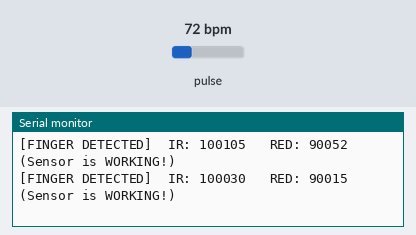
Bench run of a sketch on a simulated ESP32-S3. On the bench: the last lines printed to the serial monitor. The inputs (shaded band) are chosen by the test bench; at power-on: pulse 72 bpm.

Above: at 2.4 s.
2.5 s: pulse set to 42 bpm
At 2.73 s:
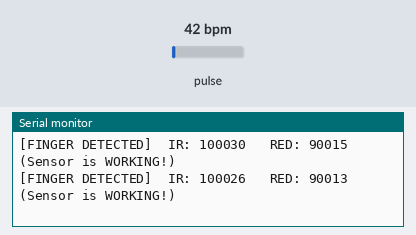
4.0 s: pulse set to 70 bpm
At 4.02 s:
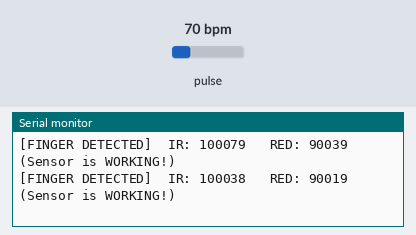
Timing chart, 0 to 7.0 s (numbered marks = the images above; inputs shaded):
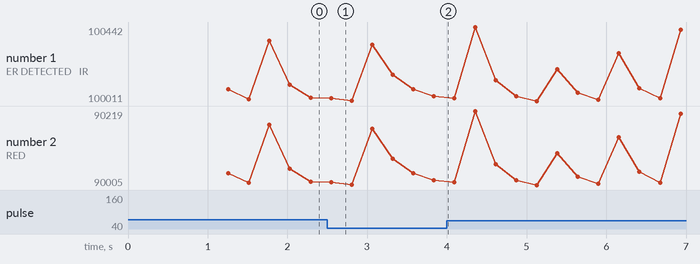

The sketch:

test_spo2_sensor.ino
```cpp
/*
 * =========================================================================
 * MAX30100 / MAX30102 Diagnostic & Test Scanner for ESP32-S3
 * =========================================================================
 *
 * Required Library in Arduino IDE:
 *   - Search and install: "SparkFun MAX3010x Pulse and Proximity Sensor Library"
 *
 * Pin Connections to ESP32-S3:
 *   - Sensor VIN / VCC -> ESP32 3V3 (3.3V)
 *   - Sensor GND       -> ESP32 GND
 *   - Sensor SDA       -> ESP32 GPIO 8 (default SDA)
 *   - Sensor SCL       -> ESP32 GPIO 9 (default SCL)
 *
 * Instructions:
 *   1. Upload this sketch to your ESP32-S3.
 *   2. Open Serial Monitor at 115200 baud.
 *   3. It will scan the I2C bus to check if the chip is physically detected.
 *   4. Put your finger on the sensor glass:
 *      - You should see the RED LED inside the sensor illuminate.
 *      - The Serial Monitor will print live IR and RED photodiode readings!
 * =========================================================================
 */

#include <Wire.h>
#include "MAX30105.h"

#define I2C_SDA_PIN 8
#define I2C_SCL_PIN 9

MAX30105 particleSensor;

void scanI2CDevices() {
  Serial.println("\n--- Step 1: Scanning I2C Bus on GPIO 8 (SDA) & GPIO 9 (SCL) ---");
  byte count = 0;
  for (byte i = 1; i < 127; i++) {
    Wire.beginTransmission(i);
    if (Wire.endTransmission() == 0) {
      Serial.printf("  [FOUND] I2C device active at address 0x%02X", i);
      if (i == 0x57) {
        Serial.print("  <-- This is the MAX30100 / MAX30102 / MAX30105 sensor!");
      } else if (i == 0x5A) {
        Serial.print("  <-- This is the MLX90614 IR Temperature sensor!");
      }
      Serial.println();
      count++;
    }
  }
  if (count == 0) {
    Serial.println("  [WARNING] No I2C devices found! Check 3.3V, GND, SDA, and SCL wiring.");
  } else {
    Serial.printf("Total %d device(s) found on bus.\n", count);
  }
  Serial.println("----------------------------------------------------------------\n");
}

void setup() {
  Serial.begin(115200);
  while (!Serial && millis() < 3000); // Wait up to 3s for serial port
  delay(1000);

  Serial.println("\n=============================================");
  Serial.println("  ESP32-S3 MAX3010x Live Hardware Diagnostic ");
  Serial.println("=============================================");

  // Initialize I2C on ESP32-S3 pins
  Wire.begin(I2C_SDA_PIN, I2C_SCL_PIN);
  delay(200);

  // 1. Scan bus first to see if hardware acknowledges electrical connection
  scanI2CDevices();

  // 2. Attempt to initialize sensor library
  Serial.println("--- Step 2: Initializing Sensor Registers ---");
  if (!particleSensor.begin(Wire, I2C_SPEED_FAST)) {
    Serial.println("[ERROR] MAX3010x not responding via library.");
    Serial.println("Possible causes:");
    Serial.println("  1. Bad solder joint or loose jumper wire.");
    Serial.println("  2. Some clones require pull-up resistors (4.7k) on SDA/SCL.");
    Serial.println("  3. Board running at 5V instead of 3.3V.");
    Serial.println("\nWill continue listening to raw I2C every 2 seconds...");
  } else {
    Serial.println("[SUCCESS] MAX3010x sensor initialized successfully!");

    // Configure sensor LEDs and photodiode
    byte ledBrightness = 60; // 0=Off to 255=50mA
    byte sampleAverage = 4;  // Options: 1, 2, 4, 8, 16, 32
    byte ledMode = 2;        // 1 = Red only, 2 = Red + IR, 3 = Red + IR + Green
    int sampleRate = 100;    // Options: 50, 100, 200, 400, 800, 1000, 1600, 3200
    int pulseWidth = 411;    // Options: 69, 118, 215, 411
    int adcRange = 4096;     // Options: 2048, 4096, 8192, 16384

    particleSensor.setup(ledBrightness, sampleAverage, ledMode, sampleRate, pulseWidth, adcRange);
    particleSensor.setPulseAmplitudeRed(0x1F); // Turn Red LED on to test optics
    particleSensor.setPulseAmplitudeGreen(0);  // Turn off Green if MAX30105

    Serial.println("\n>>> SENSOR ACTIVE! The optical LED should now glow red.");
    Serial.println(">>> Place your finger on the sensor. Live readings below:\n");
  }
}

unsigned long lastPrint = 0;

void loop() {
  // If sensor is active, read raw optical photodiode channels
  long irValue = particleSensor.getIR();
  long redValue = particleSensor.getRed();

  if (millis() - lastPrint >= 250) { // Print 4 times a second
    lastPrint = millis();

    if (irValue > 50000) {
      Serial.printf("[FINGER DETECTED]  IR: %-7ld  RED: %-7ld  (Sensor is WORKING!)\n", irValue, redValue);
    } else if (irValue > 0) {
      Serial.printf("[IDLE / NO FINGER] IR: %-7ld  RED: %-7ld  (Place finger flat on sensor)\n", irValue, redValue);
    } else {
      // Re-scan if library didn't attach
      scanI2CDevices();
    }
  }
}
```

Measured:
- after the input at 2.5 s, the serial monitor: prints a new line after 0.05 s (image 1)
- plotted number 1: 100030 → 100038 after the input at 2.5 s, 100038 → 100269 after the input at 4.0 s
- plotted number 2: 90015 → 90019 after the input at 2.5 s, 90019 → 90133 after the input at 4.0 s
